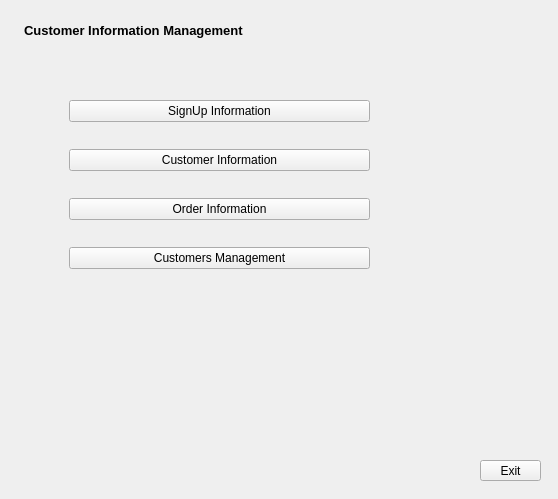
<?xml version="1.0" encoding="UTF-8"?>
<ui version="4.0">
 <class>Form</class>
 <widget class="QWidget" name="Form">
  <property name="geometry">
   <rect>
    <x>0</x>
    <y>0</y>
    <width>558</width>
    <height>499</height>
   </rect>
  </property>
  <property name="windowTitle">
   <string>Form</string>
  </property>
  <widget class="QLabel" name="label">
   <property name="geometry">
    <rect>
     <x>24</x>
     <y>10</y>
     <width>291</width>
     <height>41</height>
    </rect>
   </property>
   <property name="text">
    <string>&lt;html&gt;&lt;head/&gt;&lt;body&gt;&lt;p&gt;&lt;span style=&quot; font-size:10pt; font-weight:600;&quot;&gt;Customer Information Management&lt;/span&gt;&lt;/p&gt;&lt;/body&gt;&lt;/html&gt;</string>
   </property>
  </widget>
  <widget class="QWidget" name="verticalLayoutWidget">
   <property name="geometry">
    <rect>
     <x>69</x>
     <y>79</y>
     <width>301</width>
     <height>211</height>
    </rect>
   </property>
   <layout class="QVBoxLayout" name="verticalLayout">
    <item>
     <widget class="QPushButton" name="SignButton">
      <property name="text">
       <string>SignUp Information</string>
      </property>
     </widget>
    </item>
    <item>
     <widget class="QPushButton" name="CusinforButton">
      <property name="text">
       <string>Customer Information</string>
      </property>
     </widget>
    </item>
    <item>
     <widget class="QPushButton" name="orderinforButton">
      <property name="text">
       <string>Order Information</string>
      </property>
     </widget>
    </item>
    <item>
     <widget class="QPushButton" name="CusinforButton_2">
      <property name="text">
       <string>Customers Management</string>
      </property>
     </widget>
    </item>
   </layout>
  </widget>
  <widget class="QPushButton" name="pushButton_5">
   <property name="geometry">
    <rect>
     <x>480</x>
     <y>460</y>
     <width>61</width>
     <height>21</height>
    </rect>
   </property>
   <property name="text">
    <string>Exit</string>
   </property>
  </widget>
 </widget>
 <resources/>
 <connections/>
</ui>
